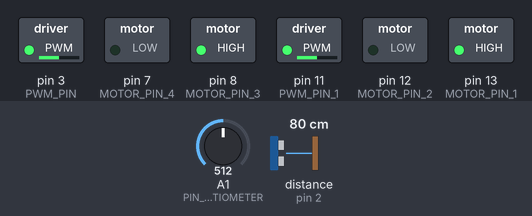
Recording of a sketch running on a simulated Arduino Uno, built with avr-gcc and run on an emulated ATmega328P. Parts: switched loads named in the sketch (green lamp = pin HIGH). Wiring (inferred from the names in the program): ultrasonic range finder: trigger pin 4; echo pin 2. The test bench sets the inputs (shaded band); at power-on: distance to the obstacle (sensor on pin 2) 80 cm, A1 (PIN_POTENTIOMETER) = 512. The echo pulse lasts 58.3 µs per cm; pins used as bus, display or sensor lines are not drawn; what the sketch prints to the serial monitor is not drawn.

Above: at 1.2 s.
1.3 s: distance to the obstacle (sensor on pin 2) set to 35 cm
2.8 s: distance to the obstacle (sensor on pin 2) set to 28 cm
At 3.8 s:
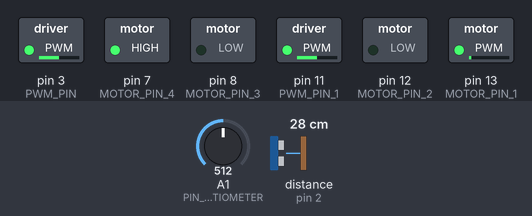
4.5 s: A1 (PIN_POTENTIOMETER) set to 716
At 5.4 s:
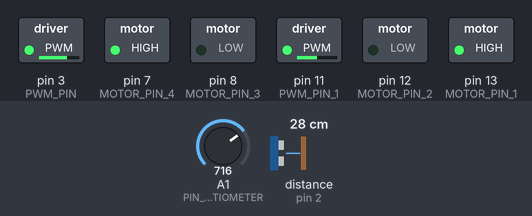
6.0 s: A1 (PIN_POTENTIOMETER) set to 900
At 6.4 s:
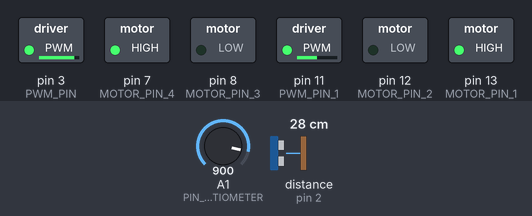
7.5 s: distance to the obstacle (sensor on pin 2) set to 60 cm
At 8.7 s:
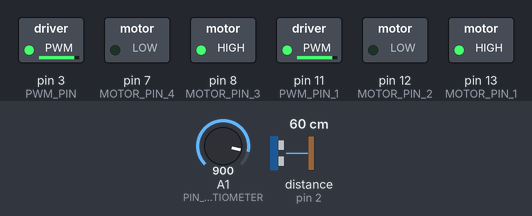
9.0 s: A1 (PIN_POTENTIOMETER) set to 245
At 9.9 s:
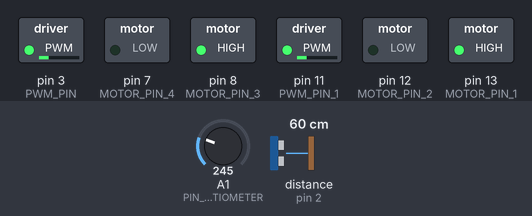
Timing chart, 0 to 11.5 s (numbered marks = the images above; inputs shaded):
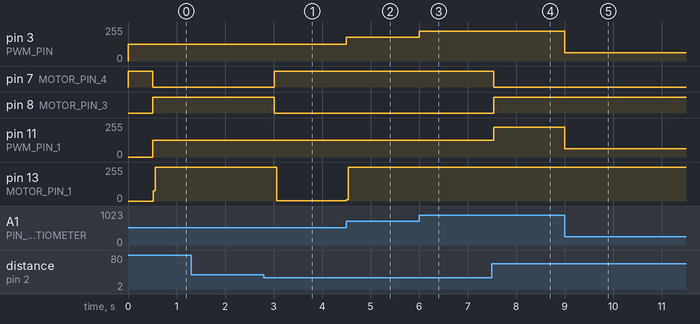

Measured:
- the behaviour switches between 32 and 31 cm on distance to the obstacle (sensor on pin 2) (found by bisection; images 0 and 1)
- after the input at 2.8 s, pin 7 (MOTOR_PIN_4): LOW → HIGH after 0.22 s; pin 8 (MOTOR_PIN_3): HIGH → LOW after 0.22 s; pin 13 (MOTOR_PIN_1): 255/255 → 1/255 after 0.26 s
- after the input at 4.5 s, pin 3 (PWM_PIN): 127/255 → 178/255 at once; pin 13 (MOTOR_PIN_1): 1/255 → 255/255 at once
- after the input at 6.0 s, pin 3 (PWM_PIN): 178/255 → 224/255 at once
- after the input at 7.5 s, pin 7 (MOTOR_PIN_4): HIGH → LOW at once; pin 8 (MOTOR_PIN_3): LOW → HIGH at once; pin 11 (PWM_PIN_1): 127/255 → 224/255 at once
- after the input at 9.0 s, pin 3 (PWM_PIN), pin 11 (PWM_PIN_1): 224/255 → 61/255 at once

The sketch:

R2D2_I.ino
```cpp
  /*
   *
   * R2D2 ARDUINO: CODE FOR ARDUINO UNO I
   * MOTORS & SENSORS
   *
   */

  //COMMUNICATION PINS
  #define RX 0
  #define TX 1

  // CHIP CONTROL DE DIRECCION
  #define ECHO_PIN 2
  #define TRIGGER_PIN 4
  #define PWM_PIN 3
  #define PWM_PIN_1 11
  #define MOTOR_PIN_1 13
  #define MOTOR_PIN_2 12
  #define MOTOR_PIN_3 8
  #define MOTOR_PIN_4 7

  //POTENTIOMETER
  #define PIN_POTENTIOMETER A1

  // OTHER CONSTANTS
  #define INTERVAL 500
  #define MIN_VALUE 0
  #define MAX_VALUE 1023
  #define TARGET_MIN_VALUE 0
  #define TARGET_MAX_VALUE 255
  #define NO_OBSATCLE 0
  #define OBSATCLE 1
  #define NULL_VALUE 0


  //CONSTATANTS
  #define MAX_RPM 255
  #define FIRST_DISTANCE 30


  // VARIABLES
  int potentiometer;
  int speedMotors;
  long previousMillis = 0;
  int currentDistance;
  bool obstacle;
  int sendValue;

  void setup() {
     Serial.begin(9600);

     pinMode(RX, OUTPUT);
     pinMode(TX, INPUT);

     pinMode(TRIGGER_PIN, OUTPUT);
     pinMode(ECHO_PIN, INPUT);
     pinMode(MOTOR_PIN_1, OUTPUT);
     pinMode(MOTOR_PIN_2, OUTPUT);
     pinMode(MOTOR_PIN_3, OUTPUT);
     pinMode(MOTOR_PIN_4, OUTPUT);
     pinMode (PIN_POTENTIOMETER, INPUT);

     obstacle = false;
  }

  void loop() {

     long timeMillis = millis();

     potentiometer = analogRead(PIN_POTENTIOMETER);
     speedMotors = map(potentiometer, MIN_VALUE, MAX_VALUE, TARGET_MIN_VALUE, TARGET_MAX_VALUE);


     if (timeMillis - previousMillis > INTERVAL){
       currentDistance = ping(TRIGGER_PIN, ECHO_PIN);
       previousMillis = timeMillis;
     }

     // CHECK THE DISTANCES
     if (currentDistance <= FIRST_DISTANCE) {
      obstacle = true;
      Atras(speedMotors);
      Alante2(speedMotors);
     }

     else {
      obstacle = false;
      Atras(speedMotors);
      Atras2(speedMotors);
     }

     //Send info to other Arduino
     if (obstacle){
      sendValue= 1;
     } else if (!obstacle){
      sendValue = 0;
     }else{
      sendValue = 1;
     }


    //if (Serial.available() > NULL_VALUE) {
       Serial.println(sendValue);
       //elay(100);
    //}

  }


  /*
   *
   * ADDITIONAL MOVEMENT FUNCTIONS
   *
   */

  void Alante(int vel)
  {
    analogWrite(PWM_PIN, vel);
    digitalWrite(MOTOR_PIN_1, LOW);
    digitalWrite(MOTOR_PIN_2, HIGH);

  }

  void Alante2(int vel)
  {
    analogWrite(MOTOR_PIN_1, vel);
    digitalWrite(MOTOR_PIN_3, LOW);
    digitalWrite(MOTOR_PIN_4, HIGH);
  }


  void Atras(int vel)
  {
    analogWrite(PWM_PIN, vel);
    digitalWrite(MOTOR_PIN_1, HIGH);
    digitalWrite(MOTOR_PIN_2, LOW);
  }


  void Atras2(int vel)
  {
    analogWrite(PWM_PIN_1, vel);
    digitalWrite(MOTOR_PIN_3, HIGH);
    digitalWrite(MOTOR_PIN_4, LOW);
  }


  /*
   *
   * ADDITIONAL DISTANCE FUNCTION
   *
   */

  int ping(int TriggerPin, int EchoPin) {

     long duration, distanceCm;

     digitalWrite(TriggerPin, LOW);               //para generar un pulso limpio ponemos a LOW 4ms
     //delayMicroseconds(4);
     digitalWrite(TriggerPin, HIGH);              //generamos Trigger (disparo) de 10ms
     //delayMicroseconds(10);
     digitalWrite(TriggerPin, LOW);

     duration = pulseIn(EchoPin, HIGH);           //medimos el tiempo entre pulsos, en microsegundos

     distanceCm = duration * 10 / 292/ 2;         //convertimos a distancia, en cm

     return distanceCm;

  }
```
